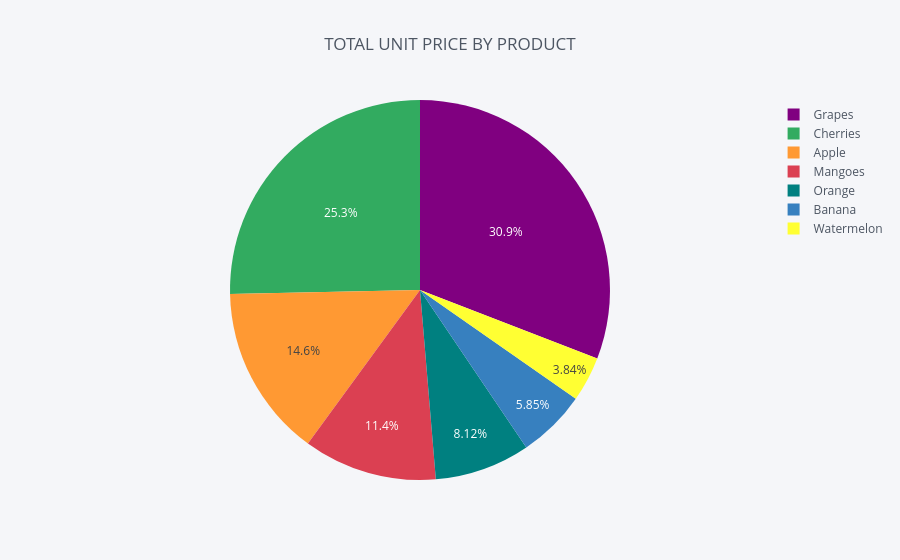

Here is the notebook cell this chart was saved with:
### Code cell
#Original Cufflinks approach
b.iplot(kind="pie",labels="PRODUCT",values="UNIT PRICE",text="TOTAL",
       title="TOTAL UNIT PRICE BY PRODUCT")

### Figure 1 — Plotly figure (JSON) as saved in the notebook; plotly's stock layout.template omitted (floating-point values rounded to 4 significant figures)
{"data": [{"labels": ["Apple", "Banana", "Cherries", "Grapes", "Mangoes", "Orange", "Watermelon"], "marker": {"colors": ["rgba(255, 153, 51, 1.0)", "rgba(55, 128, 191, 1.0)", "rgba(50, 171, 96, 1.0)", "rgba(128, 0, 128, 1.0)", "rgba(219, 64, 82, 1.0)", "rgba(0, 128, 128, 1.0)", "rgba(255, 255, 51, 1.0)"]}, "name": "", "type": "pie", "values": [2880, 1152, 4992, 6080, 2240, 1600, 756]}], "layout": {"autosize": true, "legend": {"bgcolor": "#F5F6F9", "font": {"color": "#4D5663"}}, "paper_bgcolor": "#F5F6F9", "plot_bgcolor": "#F5F6F9", "title": {"font": {"color": "#4D5663"}, "text": "TOTAL UNIT PRICE BY PRODUCT"}}}
